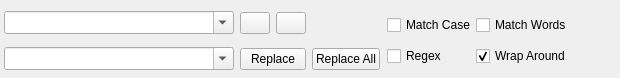
<?xml version="1.0" encoding="UTF-8"?>
<ui version="4.0">
 <class>Form</class>
 <widget class="QWidget" name="Form">
  <property name="geometry">
   <rect>
    <x>0</x>
    <y>0</y>
    <width>620</width>
    <height>78</height>
   </rect>
  </property>
  <property name="windowTitle">
   <string>Form</string>
  </property>
  <layout class="QHBoxLayout" name="horizontalLayout_2">
   <property name="leftMargin">
    <number>4</number>
   </property>
   <property name="topMargin">
    <number>4</number>
   </property>
   <property name="rightMargin">
    <number>0</number>
   </property>
   <property name="bottomMargin">
    <number>0</number>
   </property>
   <item>
    <layout class="QHBoxLayout" name="horizontalLayout">
     <property name="spacing">
      <number>6</number>
     </property>
     <property name="sizeConstraint">
      <enum>QLayout::SetMinimumSize</enum>
     </property>
     <item>
      <layout class="QVBoxLayout" name="verticalLayout">
       <property name="sizeConstraint">
        <enum>QLayout::SetMaximumSize</enum>
       </property>
       <item>
        <widget class="QComboBox" name="find">
         <property name="sizePolicy">
          <sizepolicy hsizetype="Expanding" vsizetype="Fixed">
           <horstretch>0</horstretch>
           <verstretch>0</verstretch>
          </sizepolicy>
         </property>
         <property name="minimumSize">
          <size>
           <width>230</width>
           <height>23</height>
          </size>
         </property>
         <property name="maximumSize">
          <size>
           <width>230</width>
           <height>23</height>
          </size>
         </property>
         <property name="editable">
          <bool>true</bool>
         </property>
        </widget>
       </item>
       <item>
        <widget class="QComboBox" name="replace">
         <property name="sizePolicy">
          <sizepolicy hsizetype="Expanding" vsizetype="Fixed">
           <horstretch>0</horstretch>
           <verstretch>0</verstretch>
          </sizepolicy>
         </property>
         <property name="minimumSize">
          <size>
           <width>230</width>
           <height>23</height>
          </size>
         </property>
         <property name="maximumSize">
          <size>
           <width>230</width>
           <height>23</height>
          </size>
         </property>
         <property name="editable">
          <bool>true</bool>
         </property>
        </widget>
       </item>
      </layout>
     </item>
     <item>
      <layout class="QVBoxLayout" name="verticalLayout_2">
       <property name="sizeConstraint">
        <enum>QLayout::SetMinimumSize</enum>
       </property>
       <item>
        <layout class="QHBoxLayout" name="horizontalLayout_3">
         <item>
          <widget class="QPushButton" name="previous_button">
           <property name="sizePolicy">
            <sizepolicy hsizetype="Minimum" vsizetype="Fixed">
             <horstretch>0</horstretch>
             <verstretch>0</verstretch>
            </sizepolicy>
           </property>
           <property name="minimumSize">
            <size>
             <width>30</width>
             <height>0</height>
            </size>
           </property>
           <property name="maximumSize">
            <size>
             <width>30</width>
             <height>16777215</height>
            </size>
           </property>
           <property name="text">
            <string/>
           </property>
          </widget>
         </item>
         <item>
          <widget class="QPushButton" name="next_button">
           <property name="sizePolicy">
            <sizepolicy hsizetype="Minimum" vsizetype="Fixed">
             <horstretch>0</horstretch>
             <verstretch>0</verstretch>
            </sizepolicy>
           </property>
           <property name="minimumSize">
            <size>
             <width>30</width>
             <height>0</height>
            </size>
           </property>
           <property name="maximumSize">
            <size>
             <width>30</width>
             <height>16777215</height>
            </size>
           </property>
           <property name="text">
            <string/>
           </property>
          </widget>
         </item>
         <item>
          <spacer name="horizontalSpacer_2">
           <property name="orientation">
            <enum>Qt::Horizontal</enum>
           </property>
           <property name="sizeType">
            <enum>QSizePolicy::Expanding</enum>
           </property>
           <property name="sizeHint" stdset="0">
            <size>
             <width>1</width>
             <height>20</height>
            </size>
           </property>
          </spacer>
         </item>
        </layout>
       </item>
       <item>
        <layout class="QHBoxLayout" name="horizontalLayout_4">
         <property name="spacing">
          <number>6</number>
         </property>
         <item>
          <widget class="QPushButton" name="replace_button">
           <property name="maximumSize">
            <size>
             <width>66</width>
             <height>16777215</height>
            </size>
           </property>
           <property name="text">
            <string>Replace</string>
           </property>
          </widget>
         </item>
         <item>
          <widget class="QPushButton" name="replace_all_button">
           <property name="sizePolicy">
            <sizepolicy hsizetype="Minimum" vsizetype="Fixed">
             <horstretch>0</horstretch>
             <verstretch>0</verstretch>
            </sizepolicy>
           </property>
           <property name="maximumSize">
            <size>
             <width>68</width>
             <height>16777215</height>
            </size>
           </property>
           <property name="text">
            <string>Replace All</string>
           </property>
          </widget>
         </item>
         <item>
          <spacer name="horizontalSpacer">
           <property name="orientation">
            <enum>Qt::Horizontal</enum>
           </property>
           <property name="sizeType">
            <enum>QSizePolicy::MinimumExpanding</enum>
           </property>
           <property name="sizeHint" stdset="0">
            <size>
             <width>1</width>
             <height>20</height>
            </size>
           </property>
          </spacer>
         </item>
        </layout>
       </item>
      </layout>
     </item>
     <item>
      <layout class="QHBoxLayout" name="horizontalLayout_5">
       <property name="spacing">
        <number>0</number>
       </property>
       <property name="sizeConstraint">
        <enum>QLayout::SetMinimumSize</enum>
       </property>
       <item>
        <layout class="QHBoxLayout" name="horizontalLayout_8">
         <item>
          <layout class="QVBoxLayout" name="verticalLayout_5">
           <property name="sizeConstraint">
            <enum>QLayout::SetMinimumSize</enum>
           </property>
           <property name="bottomMargin">
            <number>0</number>
           </property>
           <item>
            <widget class="QCheckBox" name="match_case">
             <property name="text">
              <string>Match Case</string>
             </property>
            </widget>
           </item>
           <item>
            <widget class="QCheckBox" name="regex">
             <property name="text">
              <string>Regex</string>
             </property>
            </widget>
           </item>
          </layout>
         </item>
        </layout>
       </item>
       <item>
        <layout class="QHBoxLayout" name="horizontalLayout_7">
         <item>
          <layout class="QVBoxLayout" name="verticalLayout_6">
           <property name="sizeConstraint">
            <enum>QLayout::SetMinimumSize</enum>
           </property>
           <item>
            <widget class="QCheckBox" name="words">
             <property name="text">
              <string>Match Words</string>
             </property>
            </widget>
           </item>
           <item>
            <widget class="QCheckBox" name="wrap_around">
             <property name="text">
              <string>Wrap Around</string>
             </property>
             <property name="checked">
              <bool>true</bool>
             </property>
            </widget>
           </item>
          </layout>
         </item>
        </layout>
       </item>
      </layout>
     </item>
    </layout>
   </item>
   <item>
    <spacer name="horizontalSpacer_3">
     <property name="orientation">
      <enum>Qt::Horizontal</enum>
     </property>
     <property name="sizeType">
      <enum>QSizePolicy::Expanding</enum>
     </property>
     <property name="sizeHint" stdset="0">
      <size>
       <width>1</width>
       <height>20</height>
      </size>
     </property>
    </spacer>
   </item>
   <item>
    <layout class="QHBoxLayout" name="horizontalLayout_6">
     <item>
      <layout class="QVBoxLayout" name="verticalLayout_3">
       <item>
        <widget class="QPushButton" name="close_button">
         <property name="minimumSize">
          <size>
           <width>25</width>
           <height>0</height>
          </size>
         </property>
         <property name="text">
          <string/>
         </property>
         <property name="default">
          <bool>false</bool>
         </property>
         <property name="flat">
          <bool>true</bool>
         </property>
        </widget>
       </item>
       <item>
        <spacer name="verticalSpacer">
         <property name="orientation">
          <enum>Qt::Vertical</enum>
         </property>
         <property name="sizeType">
          <enum>QSizePolicy::Minimum</enum>
         </property>
         <property name="sizeHint" stdset="0">
          <size>
           <width>20</width>
           <height>40</height>
          </size>
         </property>
        </spacer>
       </item>
      </layout>
     </item>
    </layout>
   </item>
  </layout>
 </widget>
 <resources/>
 <connections/>
</ui>
